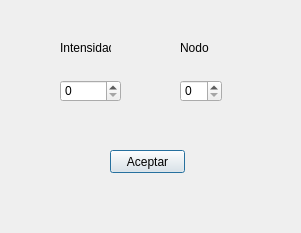
<?xml version="1.0" encoding="UTF-8"?>
<ui version="4.0">
 <class>NotaDialog</class>
 <widget class="QDialog" name="NotaDialog">
  <property name="geometry">
   <rect>
    <x>0</x>
    <y>0</y>
    <width>301</width>
    <height>233</height>
   </rect>
  </property>
  <property name="windowTitle">
   <string>NotaDialog</string>
  </property>
  <widget class="QLabel" name="label">
   <property name="geometry">
    <rect>
     <x>60</x>
     <y>40</y>
     <width>51</width>
     <height>16</height>
    </rect>
   </property>
   <property name="text">
    <string>Intensidad</string>
   </property>
  </widget>
  <widget class="QLabel" name="label_2">
   <property name="geometry">
    <rect>
     <x>180</x>
     <y>40</y>
     <width>47</width>
     <height>16</height>
    </rect>
   </property>
   <property name="text">
    <string>Nodo</string>
   </property>
  </widget>
  <widget class="QSpinBox" name="spinBox">
   <property name="geometry">
    <rect>
     <x>60</x>
     <y>80</y>
     <width>61</width>
     <height>22</height>
    </rect>
   </property>
   <property name="maximum">
    <number>127</number>
   </property>
  </widget>
  <widget class="QSpinBox" name="spinBox_2">
   <property name="geometry">
    <rect>
     <x>180</x>
     <y>80</y>
     <width>42</width>
     <height>22</height>
    </rect>
   </property>
   <property name="maximum">
    <number>5</number>
   </property>
  </widget>
  <widget class="QPushButton" name="pushButton">
   <property name="geometry">
    <rect>
     <x>110</x>
     <y>150</y>
     <width>75</width>
     <height>23</height>
    </rect>
   </property>
   <property name="text">
    <string>Aceptar</string>
   </property>
  </widget>
 </widget>
 <layoutdefault spacing="6" margin="11"/>
 <resources/>
 <connections/>
</ui>
